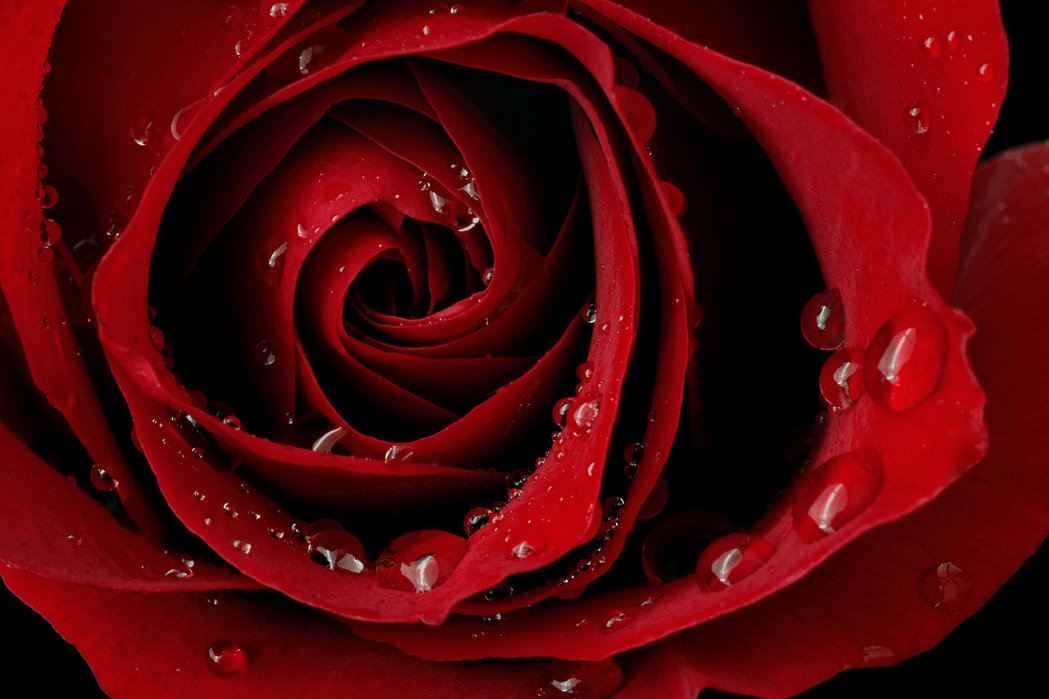
#> input picture red-rose.jpg, 1049 x 699 px
$ jupyter execute Basic_convolution.ipynb
#> lines starting #> are read from the running program, lines starting #| are printed output that depends on the picture
[cell 1]
import numpy as np
import cv2
import matplotlib.pyplot as plt

[cell 2]
im = cv2.imread('red-rose.jpg')
#> im is the input picture: shape (699, 1049, 3); mean B, G, R 8, 5.4, 81.3
im = cv2.cvtColor(im, cv2.COLOR_BGR2GRAY)
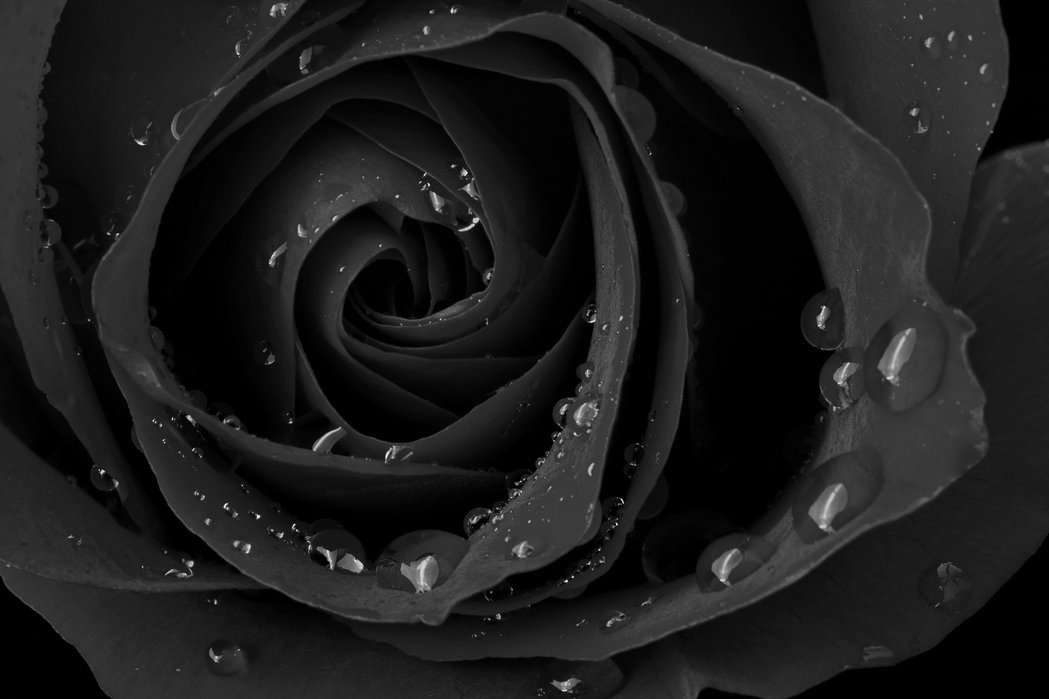
#> im: shape (699, 1049); min 0, max 251, mean 28.4
im = cv2.resize(im, (100,100))
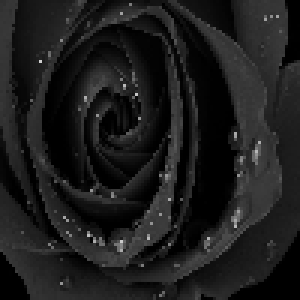
#> im: shape (100, 100) (shown 3 times larger); min 0, max 207, mean 28.4
im.shape
#> Out = (100, 100)

[cell 3]
plt.figure()
plt.imshow(im, cmap='gray')

[cell 4]
kernel = np.array([
    [1/16, 1/8, 1/16],
    [1/8 , 1/4, 1/8],
    [1/16, 1/8, 1/16],
]) # Gaussian Blur

kernel = np.array([
    [1, 0, -1],
    [1, 0, -1],
    [1, 0, -1],
]) # Vertical Edge

kernel = np.array([
    [-1, -1, -1],
    [-1,  8, -1],
    [-1, -1, -1],
]) # Outline

[cell 5]
# N - f + 1
convolved_image = np.zeros((im.shape[0] - kernel.shape[0] + 1, im.shape[1] - kernel.shape[1] + 1))
convolved_image.shape
#> Out = (98, 98)

[cell 6]
for i in range(convolved_image.shape[0]):
    for j in range(convolved_image.shape[1]):
        patch = im[i:i+kernel.shape[0], j:j+kernel.shape[1]]
        hprod = (patch * kernel).sum()
        convolved_image[i,j] = hprod
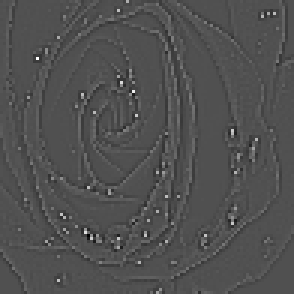
#> convolved_image: shape (98, 98) float64 (shown 3 times larger); min -657, max 1412, mean 0.2; drawn with min black and max white
